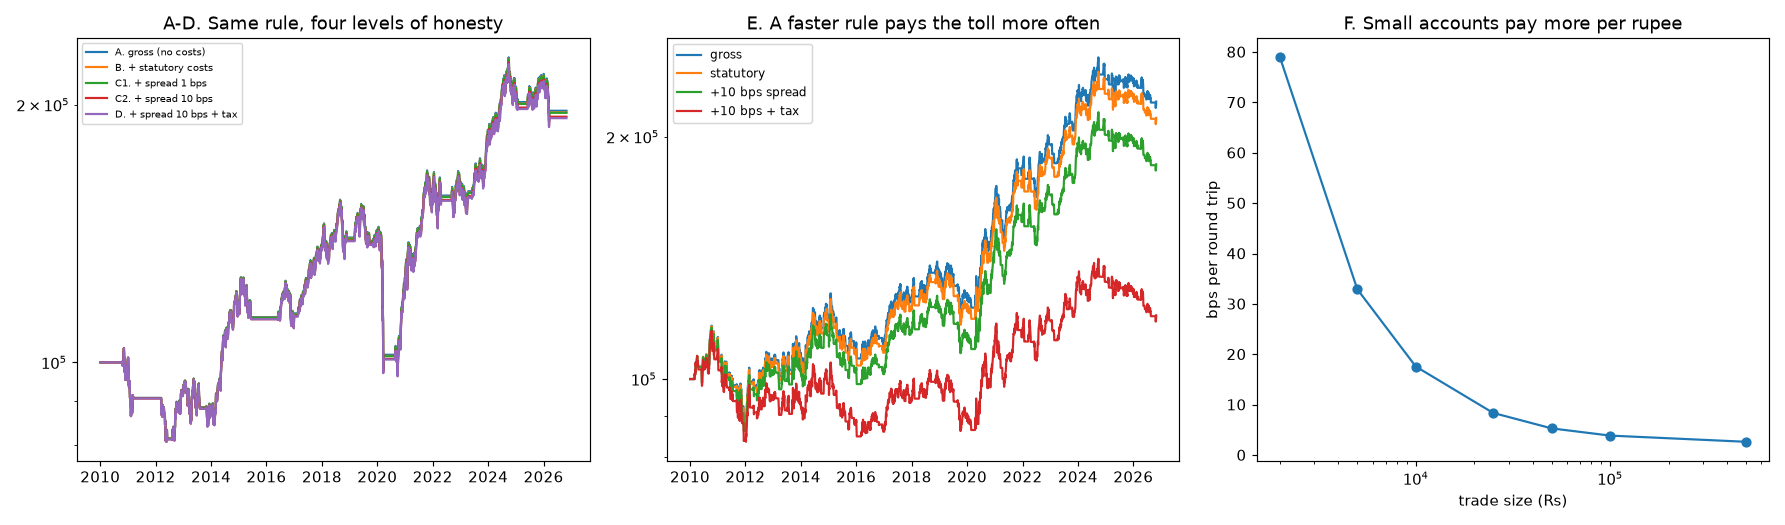

The script that saved this image:
# %% [markdown]
# # Day 7 build-along: HOW MUCH DO COSTS EAT?
# Uses your calculator (nse_costs.py) on REAL NIFTYBEES data.
# A toy 50/200-day moving-average long/flat rule is used ONLY as a "something that trades" example.
# It is NOT an idea we're testing. Still, log it in your trial log (honesty is a habit).
# Parts: A. trade count and gross result. B. Net of statutory costs. C. Plus spread (low/high). D. Plus tax.
# E. The same costs if the rule traded 10x more often. F. Capital size: why Rs 10,000 accounts suffer.

# %%
import numpy as np, pandas as pd, matplotlib.pyplot as plt
from pathlib import Path
from nse_costs import round_trip, after_tax_gain
HERE = Path(__file__).resolve().parent if "__file__" in globals() else Path(".")
b = pd.read_csv(HERE.parent / "03_data" / "NIFTYBEES_daily.csv", index_col=0, parse_dates=True)
px = b["Close"].where(~b.index.isin(pd.to_datetime(["2019-12-19", "2019-12-20"]))).dropna().loc["2010":]
# Bad-tick filter: a one-day spike of >8% that fully reverses the next day is a data error, not a market move.
lr = np.log(px).diff()
spike = (lr.abs() > 0.08) & (lr.shift(-1).abs() > 0.08) & (np.sign(lr) != np.sign(lr.shift(-1)))
print("Bad ticks removed:", [d.date().isoformat() for d in px.index[spike]], "(Day 14's audit will hunt these properly)")
px = px[~spike]
r = px.pct_change().fillna(0)

def run(px, fast, slow):
    sig = (px.rolling(fast).mean() > px.rolling(slow).mean()).astype(int).shift(1).fillna(0)  # trade next day: no look-ahead
    return sig

def backtest(sig, capital=1e5, spread_bps=0.0, tax=False):
    """Long/flat, full capital when long (1.0x, no leverage). sig[d] = position held DURING day d
    (already shifted, so it was decided at the previous close). Costs charged on each round trip at exit."""
    eq = capital; long = False; pos_val = 0.0; entry_val = entry_day = None
    trades = 0; cost_total = tax_total = 0.0; curve = []
    for d, s_, ret in zip(sig.index, sig.values, r.values):
        if s_ == 1 and not long:                       # enter at the previous close
            long = True; pos_val = eq; entry_val = eq; entry_day = d
        elif s_ == 0 and long:                         # exit at the previous close
            c = round_trip(entry_val, pos_val, "delivery", "etf_equity")["total"] + (entry_val + pos_val) * spread_bps / 2 / 1e4
            gain = pos_val - entry_val - c
            t = (gain - after_tax_gain(gain, (d - entry_day).days)) if (tax and gain > 0) else 0.0
            eq = pos_val - c - t; long = False; trades += 1; cost_total += c; tax_total += t
        if long:
            pos_val *= (1 + ret)
        curve.append(pos_val if long else eq)
    curve = pd.Series(curve, index=sig.index)
    yrs = (curve.index[-1] - curve.index[0]).days / 365.25
    return dict(cagr=(curve.iloc[-1] / capital) ** (1 / yrs) - 1, trades=trades, cost=cost_total, tax=tax_total, curve=curve)

sig = run(px, 50, 200)
fig, ax = plt.subplots(1, 3, figsize=(17, 5))

# %% [markdown]
# ## A-D. One rule, four levels of honesty

# %%
print("=== A-D. 50/200 MA long/flat on NIFTYBEES, 2010-2026, Rs 1 lakh, 1.0x ===")
cases = {"A. gross (no costs)": dict(), "B. + statutory costs": dict(), "C1. + spread 1 bps": dict(spread_bps=1),
         "C2. + spread 10 bps": dict(spread_bps=10), "D. + spread 10 bps + tax": dict(spread_bps=10, tax=True)}
import nse_costs
res = {}
for name, kw in cases.items():
    if name.startswith("A"):
        orig = nse_costs.round_trip
        backtest.__globals__["round_trip"] = lambda *a, **k: {"total": 0.0}
        res[name] = backtest(sig, **kw)
        backtest.__globals__["round_trip"] = orig
    else:
        res[name] = backtest(sig, **kw)
    x = res[name]; print(f"  {name:28s} CAGR {x['cagr']*100:6.2f}%  round trips {x['trades']:3d}  costs Rs {x['cost']:8.0f}  tax Rs {x['tax']:8.0f}")
bh = (px.iloc[-1] / px.iloc[0]) ** (365.25 / (px.index[-1] - px.index[0]).days) - 1
print(f"  Buy and hold NIFTYBEES, same cleaned data (no costs or tax shown): CAGR {bh*100:.2f}%")
print("  Note: an open position at the end is marked to market, untaxed and unsold (flatters every row equally).")
for name, x in res.items(): ax[0].plot(x["curve"], label=name)
ax[0].set_yscale("log"); ax[0].legend(fontsize=7); ax[0].set_title("A-D. Same rule, four levels of honesty")

# %% [markdown]
# ## E. Make it trade more: 5/20 MA (a "fast" version)

# %%
print("\n=== E. Faster rule (5/20 MA) ===")
fast = run(px, 5, 20)
for name, kw in {"gross": None, "statutory": dict(), "+10 bps spread": dict(spread_bps=10), "+10 bps + tax": dict(spread_bps=10, tax=True)}.items():
    if kw is None:
        backtest.__globals__["round_trip"] = lambda *a, **k: {"total": 0.0}; x = backtest(fast); backtest.__globals__["round_trip"] = nse_costs.round_trip
    else:
        x = backtest(fast, **kw)
    print(f"  {name:16s} CAGR {x['cagr']*100:6.2f}%  round trips {x['trades']}")
    ax[1].plot(x["curve"], label=name)
ax[1].set_yscale("log"); ax[1].legend(fontsize=8); ax[1].set_title("E. A faster rule pays the toll more often")

# %% [markdown]
# ## F. Account size: the fixed DP charge

# %%
print("\n=== F. Round-trip cost in bps by trade size (NIFTYBEES delivery, statutory + DP, no spread) ===")
sizes = [2_000, 5_000, 10_000, 25_000, 50_000, 1_00_000, 5_00_000]
bps = [round_trip(v, v, "delivery", "etf_equity")["bps_of_buy_value"] for v in sizes]
for v, x in zip(sizes, bps): print(f"  Rs {v:>8,}: {x:6.1f} bps")
ax[2].plot(sizes, bps, "o-"); ax[2].set_xscale("log"); ax[2].set_xlabel("trade size (Rs)"); ax[2].set_ylabel("bps per round trip")
ax[2].set_title("F. Small accounts pay more per rupee")
plt.tight_layout(); plt.savefig(HERE / "cost_drag_lab.png", dpi=105); print("\nSaved cost_drag_lab.png")

# %% [markdown]
# ## Questions for your log
# 1. How many CAGR points did costs + tax take from the 50/200 rule? From the 5/20 rule? Why so different?
# 2. Which single cost line matters most for NIFTYBEES delivery at Rs 1 lakh? At Rs 5,000?
# 3. Why is tax a "cost" that depends on holding period, and what does that do to fast strategies?
# 4. Why did we shift the signal by one day? What would happen to the gross CAGR without it, and why is that a lie?
# 5. Both rules trail buy-and-hold by ~6 CAGR points BEFORE costs. What does that tell you about "it has a positive CAGR"
#    as evidence of a strategy? (Benchmark first, always.)
# 6. Log both rules in trial-log.md (N += 2). Neither is a strategy we're pursuing.
